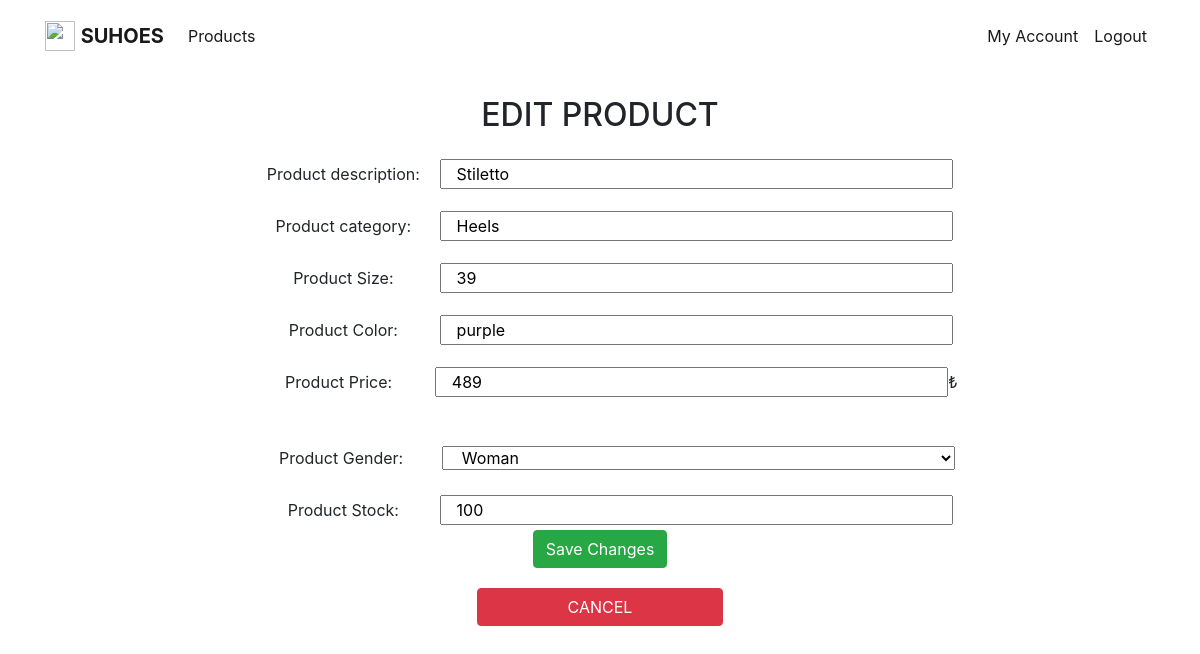
Page /edit_product_man.php?product_id=1 on the committed database.
### tables this page shows
CREATE TABLE `products` (
  `product_id` int(11) NOT NULL,
  `category` char(30) NOT NULL,
  `price` int(11) NOT NULL,
  `description` char(50) NOT NULL,
  `stock` int(11) NOT NULL,
  `color` char(20) NOT NULL,
  `size` int(11) NOT NULL,
  `gender` char(10) NOT NULL
);

### edit_product_man.php (the view, shortened to what this page needs)
<?php
	 include "config.php";
	?>
<!doctype html>
<html lang="en">
	<head>
		<link rel="stylesheet" href="https://stackpath.bootstrapcdn.com/bootstrap/4.3.1/css/bootstrap.min.css">
	</head>
	<body>
		<nav class="navbar navbar-expand-lg navbar-light dg-light">
			<div class="container">
				<a href="table_man_product.php" class="navbar-brand">
					<img src="heels.jpg" width="30" height="30" alt="" class="d-inline-block align-top">
					<b> SUHOES</b>
				</a>
				<div class="collapse navbar-collapse" id="navbarNav">
					<ul class="navbar-nav mr-auto" >
						<li class="nav-item active"><a class="nav-link" href="table_man_product.php">Products</a></li>
					</ul>
					<span class="navbar-text">
						<ul  class="navbar-nav mr-auto">
							<li class="nav-item active"><a class="nav-link" href="my_account_man.php">My Account</a></li>
							<li class="nav-item active"><a class="nav-link" href="logout.php">Logout</a></li>
						</ul>
					</span>
				</div>
			</div>
		</nav>
		<div>
		<br>
		<div class=" justify-content-md-center">
		<div style="text-align:center;" class="container text-center col-md-8 container">
		<h2>EDIT PRODUCT</h2>
    <form action="edit_product_backend.php" method="post">
			<?php
       $product_id = $_GET["product_id"];
       $sql = "SELECT * FROM products p WHERE p.product_id=$product_id;";
         $result = mysqli_query($db, $sql);
         $row = mysqli_fetch_assoc($result);
         $my_categ = $row["category"];
         $my_desc = $row["description"];
         $my_color = $row["color"];
         $my_size = $row["size"];
         $my_gender = $row["gender"];
         $my_price= $row["price"];
         $my_stock= $row["stock"];
      echo '<label class="col-md-3" for="description" style="margin-top:20px;">Product description:</label>' .
			'<input class="col-md-8" id="description"  value='.$my_desc.' type="text" name="description" > <br>' .
			'<label class="col-md-3" for="category" style="margin-top:20px;">Product category:</label>' .
			'<input class="col-md-8" id="category"  value='.$my_categ.' type="text" name="category"> <br>' .
			'<label class="col-md-3" for="size" style="margin-top:20px;">Product Size:</label>' .
			'<input class="col-md-8" id="size"  value='.$my_size.' min="0" type="number" name="size"> <br>' .
			'<label class="col-md-3" for="color" style="margin-top:20px;">Product Color:</label>' .
      '<input class="col-md-8" id="color"  value='.$my_color.' type="text" name="color"> <br>' .
      '<label class="col-md-3" for="price" style="margin-top:20px;">Product Price:</label>' .
      '<input class="col-md-8" id="price"  value='.$my_price.' type="number" min="0" name="price">' .
      '<label for="price" style="margin-top:20px;">₺</label> <br>' .
			'<br>'.
      '<label class="col-md-3" for="gender" style="margin-top:20px;">Product Gender:</label>' .
			' <select class="col-md-8" name="gender" id="gender">
					<option value='.$my_gender.'>'.$my_gender.'</option>
          <option value="Woman">Woman</option>
          <option value="Man">Man</option>
           <option value="Girl">Girl</option>
           <option value="Boy">Boy</option>
       </select> <br>'  .
      '<label class="col-md-3" for="stock" style="margin-top:20px;">Product Stock:</label>' .
      '<input class="col-md-8" id="stock"  value='.$my_stock.' min="0" type="number" name="stock"> <br>'
      ;
			echo '<div class="container">';
			echo '<button type="submit" id="add" class="text-light btn btn-success" name="add" type="btn-primary">
      <a id="pressed" style="color:white" >Save Changes</a> </button>';
			echo '</form>';
?>
		<form action="table_man_product.php">
			<button type="submit"  class="btn btn-danger col-md-4" style="margin-top:20px">CANCEL</button>
		</form>
		</div></div>
		</div>
	</body>
</html>

### rows in the picture
products: description "Stiletto", category "Heels", size "39", color "purple", price "489", gender "Woman", stock "100"
